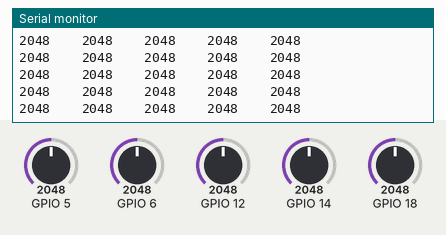
A sketch run on a simulated ESP32. Shown: the last lines printed to the serial monitor. Inputs (shaded band) come from the test bench; at power-on: GPIO 5 = 2048, GPIO 6 = 2048, GPIO 12 = 2048, GPIO 14 = 2048, GPIO 18 = 2048.

Above: at 1.2 s.
1.3 s: GPIO 5 set to 2866
At 2.0 s:
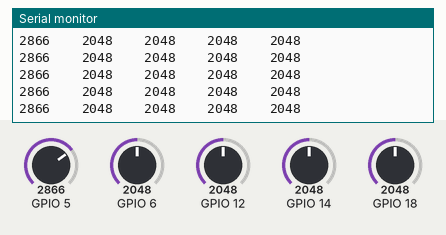
2.8 s: GPIO 6 set to 2866
At 3.8 s:
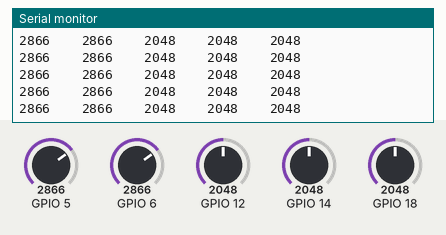
4.3 s: GPIO 12 set to 2866
At 5.2 s:
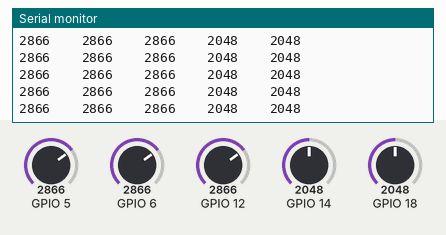
5.8 s: GPIO 14 set to 2866
At 6.4 s:
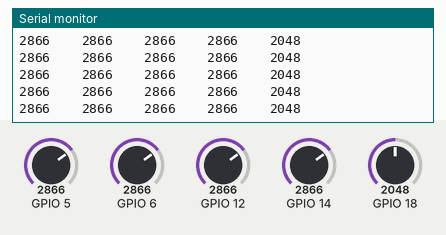
8.8 s: GPIO 18 set to 2866
At 9.3 s:
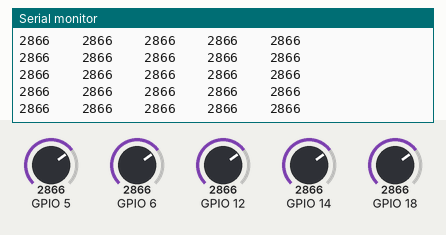
10.3 s: GPIO 5 set to 3972
At 11.4 s:
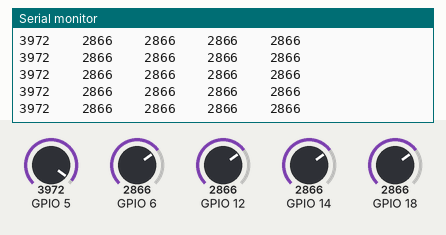
Timing chart, 0 to 13.3 s (numbered marks = the images above; inputs shaded):
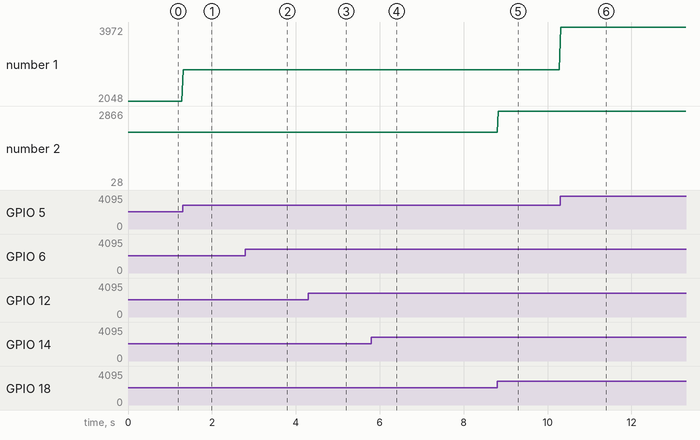

The sketch:

sensor_read.ino
```cpp
void setup() {
  // initialize serial communication at 9600 bits per second:
  Serial.begin(9600);
}

// the loop routine runs over and over again forever:
void loop() {
  // read the input on analog pin 0:
  int sensor1 = analogRead(5);
  int sensor2 = analogRead(6);
  int sensor3 = analogRead(12);
  int sensor4 = analogRead(14);
  int sensor5 = analogRead(18);
  // print out the value you read:
  Serial.printf("%d\t\t%d\t\t%d\t\t%d\t\t%d\n", sensor1, sensor2, sensor3, sensor4, sensor5);
  delay(20);  // delay in between reads for stability
}
```

Measured:
- after the input at 1.3 s, the serial monitor: prints a new line at once (image 1)
- after the input at 2.8 s, the serial monitor: prints a new line at once (image 2)
- after the input at 4.3 s, the serial monitor: prints a new line at once (image 3)
- after the input at 5.8 s, the serial monitor: prints a new line at once (image 4)
- after the input at 8.8 s, the serial monitor: prints a new line at once (image 5)
- after the input at 10.3 s, the serial monitor: prints a new line at once (image 6)
- plotted number 1: 2048 → 2866 after the input at 1.3 s, 2866 → 3972 after the input at 10.3 s
